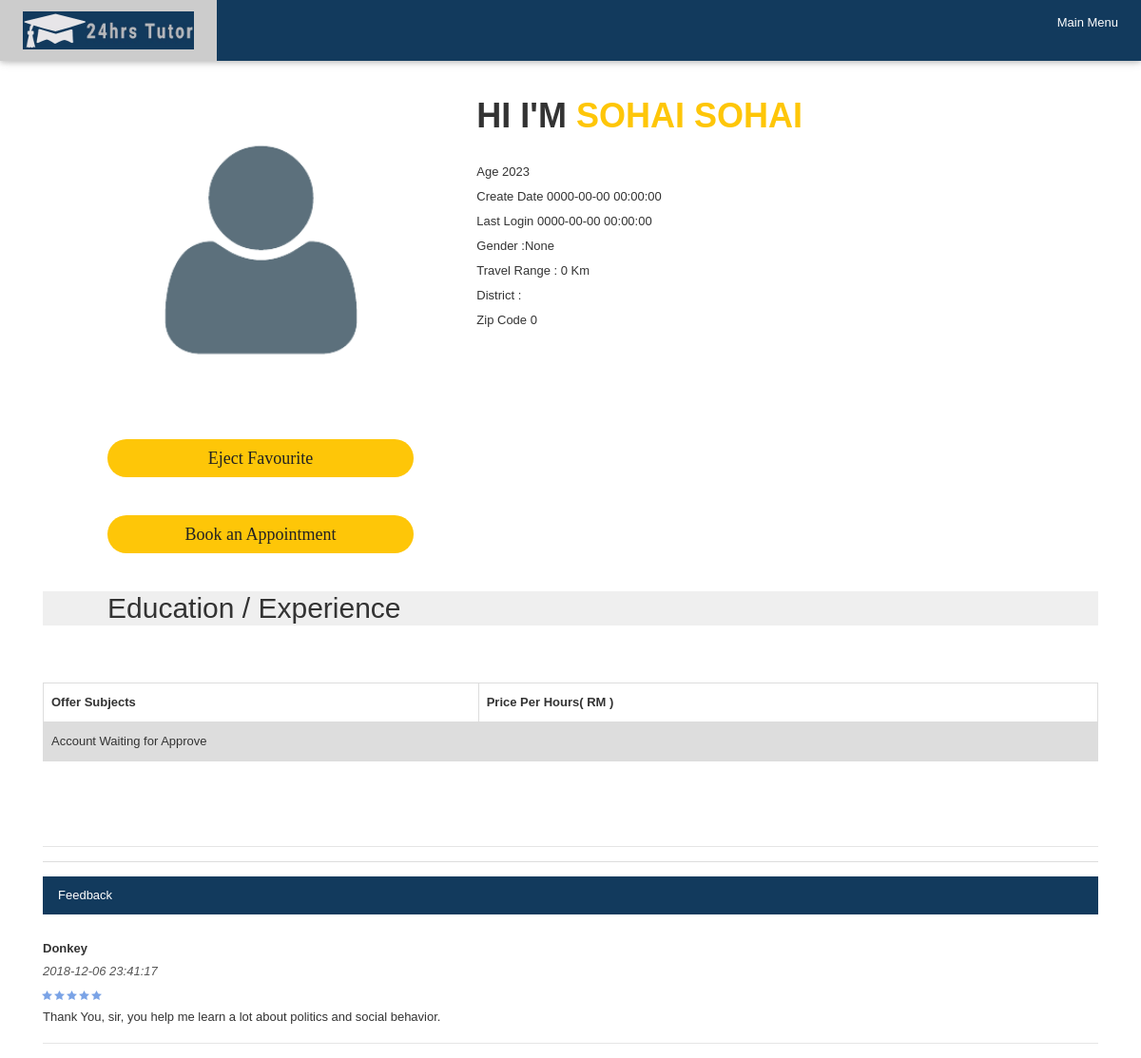
The app's page /profile.php?profile=35 (signed in) with its own data.
### tables this page shows
CREATE TABLE `tutor` (
  `tutor_id` int(100) NOT NULL,
  `t_fname` varchar(50) NOT NULL,
  `t_lname` varchar(50) NOT NULL,
  `t_email` varchar(100) NOT NULL,
  `t_usrn` varchar(20) NOT NULL,
  `t_pass` varchar(100) NOT NULL,
  `t_hash` varchar(32) NOT NULL,
  `t_active` tinyint(1) NOT NULL DEFAULT '0',
  `t_travel` int(2) NOT NULL,
  `t_zip` int(5) NOT NULL,
  `t_addr` varchar(100) NOT NULL,
  `t_profilepic` text NOT NULL,
  `t_gender` enum('M','F','O') NOT NULL,
  `t_intro` text NOT NULL,
  `t_job` varchar(50) NOT NULL,
  `t_birthdate` date NOT NULL,
  `t_qualifications` varchar(50) NOT NULL,
  `t_officialcheck` tinyint(1) NOT NULL,
  `t_registerdate` datetime NOT NULL,
  `t_lastin` timestamp NOT NULL DEFAULT '0000-00-00 00:00:00'
);

CREATE TABLE `rating` (
  `rating_id` int(100) NOT NULL,
  `stud_id` int(100) NOT NULL,
  `r_stud_firstname` varchar(50) NOT NULL,
  `r_message` text NOT NULL,
  `r_stars` int(1) NOT NULL,
  `r_datetime` datetime NOT NULL,
  `tutor_id` int(100) NOT NULL
);

### profile.php (the view, shortened to what this page needs)
<?php
 require_once('db.php');
 $target_path   = 'uploads/';
 $val ="";
if ( isset($_GET['profile']) )
{
  try {
  if ( !isset($_GET['stud']) ) {
    $stmt = $conn->prepare("SELECT * FROM `favourite` WHERE `stud_id` =:student AND `tutor_id` =:tutor");
    $stmt->bindParam(":tutor",$_GET['profile'], PDO::PARAM_STR);
    $stmt->bindParam(":student",$_SESSION["identity"], PDO::PARAM_STR);
    $stmt->execute();
    $count = $stmt->rowCount();      if($count ==0){ $val="Add Favourite";}  else  { $val="Eject Favourite";}
       $stmt_tutor = $conn->prepare("SELECT * FROM tutor WHERE tutor_id=:id");
       $stmt_tutor->bindParam(':id', $_GET['profile'], PDO::PARAM_STR);
       $stmt_tutor->execute();
       $results1 = $stmt_tutor->fetch(PDO::FETCH_ASSOC);
       $res = $results1['t_zip'];
       $res2 = $results1['t_district'];
       $res3 = $results1['t_profilepic'];
       $resName = $results1['t_fname'].' '.$results1['t_lname'];
       $resTravel = $results1['t_travel'];
       $resGend = $results1['t_gender'];
       $resIntro = $results1['t_intro'];
       $resBirthd = $results1['t_birthdate'];
       $resCreate = $results1['t_registerdate'];
       $resLastin = $results1['t_lastin'];
       $resApprove = $results1['t_officialcheck'];
       $find =$target_path.$results1['t_profilepic'];
       if ($res3 =="" || !file_exists( $find )){
         $res3 = "default.png";
       }
                    $today = date("Y-m-d");
                    $diff = date_diff(date_create($resBirthd), date_create($today));
                    $age = $diff->format('%y');
        $query3 = $conn->prepare('SELECT * FROM `rating` WHERE `tutor_id` =:id  AND r_stars !=0');
        $query3->bindParam(':id', $_GET['profile'], PDO::PARAM_INT);
        $query3->execute();
        $countrating = $query3->rowCount();
        $resultrating = $query3->fetchAll();
        if ($_SESSION['actype']==="student"){
        $stmt_stud2 = $conn->prepare("SELECT * FROM `rating` WHERE `stud_id` = :id  and`r_message` = '' AND r_stars = 0 AND `tutor_id` =:tid ORDER BY rating_id DESC LIMIT 1");
        $stmt_stud2->bindParam(':id', $_SESSION["identity"], PDO::PARAM_STR);
        $stmt_stud2->bindParam(':tid', $_GET['profile'], PDO::PARAM_INT);
        $stmt_stud2->execute();
        $countrating2 = $stmt_stud2->rowCount();
        $resultrating2 = $stmt_stud2->fetch(PDO::FETCH_ASSOC);
        $ratingid = $resultrating2['rating_id'];
      }
   }
            }
            catch(PDOException $e){
              {
                echo "Error: " . $e->getMessage();
              }
            }
 }
else
{
  echo "<h1>no such results</h1>";
}
?>
<!DOCTYPE html>
<html lang="en">
    <head><link rel="icon" href="uploads/24t.jpeg" type="image/gif" sizes="16x16">
        <link rel="stylesheet" href="css/w3_2.css">
        <link href="https://cdnjs.cloudflare.com/ajax/libs/MaterialDesign-Webfont/2.8.94/css/materialdesignicons.css" rel="stylesheet">
        <link href="https://stackpath.bootstrapcdn.com/bootstrap/4.1.3/css/bootstrap.min.css" rel="stylesheet">
        <link href="https://cdnjs.cloudflare.com/ajax/libs/OwlCarousel2/2.3.4/assets/owl.carousel.css" rel="stylesheet">
    </head>
    <body>
        <div class="w3-top">
  <div class="w3-bar w3-blue w3-card">
    <a href="map4.php" class="w3-bar-item w3-button w3-padding-large"><img src="24hrs2.png" style="width:180px; height:40px" title="24hrs Tutor" alt="24hrs Tutor"></a>
    <div class="topnav">
    <div class="login-container w3-hide-small">
    <form action="">
       <?php
       if(isset($_SESSION["username1"]) && isset($_SESSION["identity"]) && $_SESSION["actype"])
        {
          echo "<a href='login_success.php' class='w3-bar-item w3-button w3-padding-large w3-hide-small'>Main Menu</a>";
        }
       ?>
    </form>
  </div></div>
    </div>
  </div>
        <div class="container main_container">
            <div class="content_inner_bg row m0">
                <section class="about_person_area pad" id="about">
                    <div class="row">
                        <div class="col-md-5">
                            <div class="person_img">
                                <img src="uploads/<?php echo $res3;?>" style="width:612px;height:400;" alt="">
                                <?php
                                if ( !isset($_GET['stud']) && $_SESSION["actype"] ==="student") {
                                  if ($countrating2 >0){
                                    $canrate = "<a class='download_btn' href='rating.php?rate=".$ratingid."'><span>Rating</span></a>";
                                  }else{
                                    $canrate = '';
                                  }
                                  echo "<a class='download_btn' href='addfav.php?hi=".$_GET['profile']."'><span>".$val."</span></a>
                                $canrate
                                <a id='myDiv' onclick='myFunction();' class='download_btn' href='#myDIV'><span>Book an Appointment</span></a>";
                                }
                                ?>
                            </div>
                        </div>
                        <div class="col-md-7">
                            <div class="row person_details">
                                <h3>Hi I'm <span><?php echo $resName;?></span></h3><br>
                                <p><pre>                         </pre><?php echo $resIntro;?></p>
                                <div class="person_information">
                                    <ul>
                                        <li><a href="#">Age</a><?php echo "   ".$age;?></li>
                                         <li><a href="#">Create Date</a><?php echo "   ".$resCreate ;?></li>
                                         <li><a href="#">Last Login</a><?php echo "   ".$resLastin ;?></li>
                                        <?php
                                        switch($resGend)
                                        {
                                          case "": $redir = "None"; break;
                                        }echo "<li><a href='#'>Gender :</a>$resGend$redir</li>";?>
                                        <li><a href="#">Travel Range :</a><?php echo "   ".$resTravel." Km";?></li>
                                        <li><a href="#">District :</a><?php echo "   ".$res2;?></li>
                                        <li><a href="#">Zip Code</a><?php echo "   ".$res;?></li>
                                    </ul>
                                </div>
                              </div>
                            </div>
                          </div>
                </section>
                <section class="education_area pad" id="education">
                    <div class="main_title">
                        <?php
                        if (!isset($_GET['stud'])){
                        echo "<h2>Education / Experience</h2>";
                        }
                        ?>
                    </div>
                      </div>
                <?php if (!isset($_GET['stud'])){
                  echo "
                <div id='myDIV' display= 'block'>
					      <table>
                    <tr>
                      <th>Offer Subjects</th>
                      <th>Price Per Hours( RM )</th>
                    </tr>";
                    if ($resApprove != "1"){
                      echo '<center><tr>
                            <td colspan="2">Account Waiting for Approve</td>
                            </tr></center>';
                    }
                   }
                    echo "</table>";
				        echo "</div>";
                ?>
                <br>
              <hr>
                <?php
                if (!isset($_GET['stud'])){
                            echo ' <div class="column">
                            <div class="col-md-30">
                            <hr style="border: 0px;border-top: 1px solid #ddd; ">
                            <div itemprop="review" itemscope itemtype="http://schema.org/Review">
                              <div class="w3-bar w3-blue">
                                <a href="#" class="w3-bar-item w3-button">Feedback</a>
                              </div><br>';
                               if($countrating > 0 )
                               {
                               foreach ($resultrating as $row) {
                               $resName = $row['r_stud_firstname'];
                               $star = $row['r_stars'];
                                echo "<p><meta itemprop='author' content=''><strong> ".$resName."</strong><br />
                                      <meta itemprop='datePublished' content='".$row['r_datetime']."'><em style='color: #555;'>".$row['r_datetime']."</em><br />
                                      <meta itemprop='ratingValue' content='".$star."'></div><img style='position:relative; left:-1px;' src='uploads/star-".$star.".gif' alt='".$star."/5 Rating' /><br />
                                      <p><span itemprop='reviewBody'>".$row['r_message']."</span></p><hr>
                                      <meta itemprop='itemReviewed' content='Person'>	" ;
                               }
                            }else{
                                echo '
                                    No Rating Yet
                                ';
                            }
              }
              ?>
                    </div>
                    </div>
            </div>
    </body>
</html>

### css/w3_2.css (style rules this page uses)
html { box-sizing:border-box }
*,*:before,*:after { box-sizing:inherit }
html { -ms-text-size-adjust:100%;-webkit-text-size-adjust:100% }
body { margin:0 }
article,aside,details,figcaption,figure,footer,header,main,menu,nav,section,summary { display:block }
a { background-color:transparent;-webkit-text-decoration-skip:objects }
code,kbd,pre,samp { font-family:monospace,monospace;font-size:1em }
hr { box-sizing:content-box;height:0;overflow:visible }
html,body { font-family:Verdana,sans-serif;font-size:15px;line-height:1.5 }
html { overflow-x:hidden }
h2 { font-size:30px }
h3 { font-size:24px }
h1,h2,h3,h4,h5,h6 { font-family:"Segoe UI",Arial,sans-serif;font-weight:400;margin:10px 0 }
hr { border:0;border-top:1px solid #eee;margin:20px 0 }
.w3-btn,.w3-button { border:none;display:inline-block;padding:8px 16px;vertical-align:middle;overflow:hidden;text-decoration:none;color:inherit;background-color:inherit;text-align:center;cursor:pointer;white-space:nowrap }
.w3-btn,.w3-button { -webkit-touch-callout:none;-webkit-user-select:none;-khtml-user-select:none;-moz-user-select:none;-ms-user-select:none;user-select:none }
.w3-bar { width:100%;overflow:hidden }
.w3-bar .w3-bar-item { padding:8px 16px;float:left;width:auto;border:none;display:block;outline:0 }
.w3-bar .w3-button { white-space:normal }
.w3-container:after,.w3-container:before,.w3-panel:after,.w3-panel:before,.w3-row:after,.w3-row:before,.w3-row-padding:after,.w3-row-padding:before, .w3-cell-row:before,.w3-cell-row:after,.w3-clear:after,.w3-clear:before,.w3-bar:before,.w3-bar:after { content:"";display:table;clear:both }
.w3-top,.w3-bottom { position:fixed;width:100%;z-index:1 }
.w3-top { top:0 }
.w3-card,.w3-card-2 { box-shadow:0 2px 5px 0 rgba(0,0,0,0.16),0 2px 10px 0 rgba(0,0,0,0.12) }
.w3-padding-large { padding:12px 24px!important }
.w3-blue,.w3-hover-blue:hover { color:#fff!important;background-color:#123a5d!important }

### profile.php (style rules this page uses)
table { font-family: arial, sans-serif; border-collapse: collapse; width: 100%; }
td, th { border: 1px solid #dddddd; text-align: left; padding: 8px; }
tr:nth-child(even) { background-color: #dddddd; }
#myDIV { width: 100%; padding: 50px 0; text-align: center; margin-top: 10px; }
ul { list-style: none; margin: 0px; padding: 0px; }
a { text-decoration: none; }
.row.m0 { padding: 0px; margin: 0px; }
body { line-height: 24px; font-size: 13px; color: #333333; font-family: "Raleway", sans-serif; }
body .content_inner_bg { background: #efefef; }
body, p, h1, h2, h3, h4, h5, h6 { margin: 0px; padding: 0px; }
.pad { padding: 0px 68px; }
.about_person_area { background: #fff; margin-top: 60px; padding-top: 40px; padding-bottom: 40px; }
.about_person_area .person_img { max-width: 322px; }
.about_person_area .person_img img { max-width: 100%; }
.about_person_area .person_img .download_btn { margin-top: 40px; }
.about_person_area .person_details { margin-left: -30px; }
.about_person_area .person_details h3 { font-size: 36px; color: #333333; text-transform: uppercase; font-family: "Raleway", sans-serif; font-weight: bold; padding-bottom: 10px; }
.about_person_area .person_details h3 span { color: #fec608; }
.about_person_area .person_details p { font-size: 13px; line-height: 24px; color: #333333; font-family: "Raleway", sans-serif; font-weight: 400; }
.about_person_area .person_details .person_information { padding: 15px 0px 25px 0px; }
.about_person_area .person_details .person_information ul { display: inline-block; }
.about_person_area .person_details .person_information ul li a { font-size: 13px; line-height: 26px; color: #333333; font-family: "Raleway", sans-serif; }
.download_btn { display: block; background: #fec608; text-align: center; line-height: 40px; border-radius: 20px; color: #222222; font-size: 18px; font-family: "Yellowtail", cursive; position: relative; overflow: hidden; }
.download_btn span { display: inline-block; width: 100%; -webkit-backface-visibility: hidden; backface-visibility: hidden; height: 100%; transition: all 400ms linear 0s; }
.download_btn:before { content: "\f019"; position: absolute; height: 100%; width: 100%; text-align: center; line-height: 40px; font-size: 18px; color: #222222; top: -100%; left: 0px; font-family: FontAwesome; transition: all 200ms ease-in; }
.topnav .login-container { float: right; }

### records on screen
tutor: resName "SOHAI SOHAI", t_birthdate "2023", t_registerdate "0000-00-00 00:00:00", t_lastin "0000-00-00 00:00:00", t_gender "None", t_travel "0", t_zip "0"
rating: r_stud_firstname "Donkey", r_datetime "2018-12-06 23:41:17", r_message "Thank You, sir, you help me learn a lot about politics and social behavior."

### other values on screen
$val "Eject Favourite"
